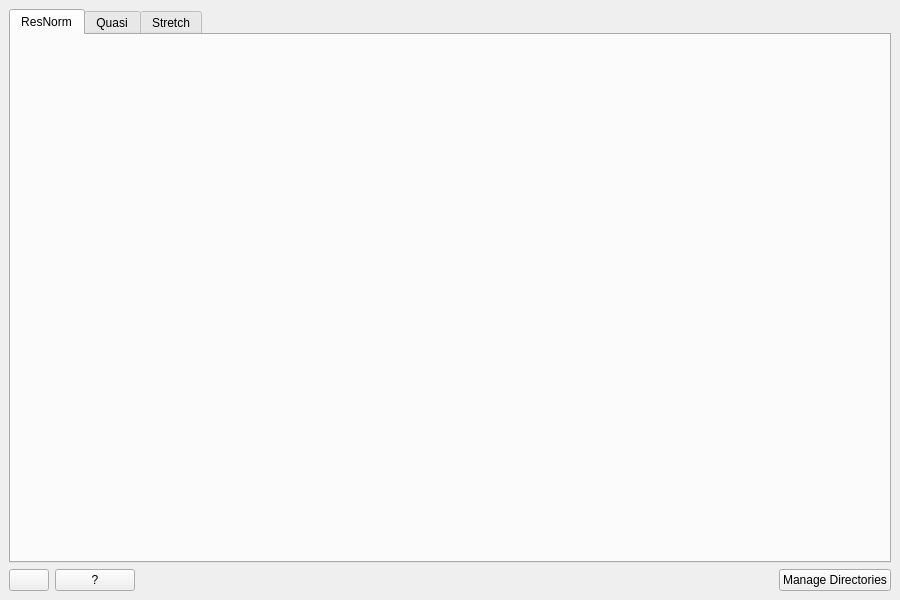
<?xml version="1.0" encoding="UTF-8"?>
<ui version="4.0">
 <class>IndirectBayes</class>
 <widget class="QMainWindow" name="IndirectBayes">
  <property name="geometry">
   <rect>
    <x>0</x>
    <y>0</y>
    <width>900</width>
    <height>600</height>
   </rect>
  </property>
  <property name="windowTitle">
   <string>Indirect Bayes</string>
  </property>
  <widget class="QWidget" name="centralwidget">
   <layout class="QVBoxLayout" name="verticalLayout">
    <item>
     <widget class="QTabWidget" name="indirectBayesTabs">
      <property name="currentIndex">
       <number>0</number>
      </property>
      <widget class="QWidget" name="ResNorm">
       <attribute name="title">
        <string>ResNorm</string>
       </attribute>
      </widget>
      <widget class="QWidget" name="Quasi">
       <attribute name="title">
        <string>Quasi</string>
       </attribute>
      </widget>
      <widget class="QWidget" name="Stretch">
       <attribute name="title">
        <string>Stretch</string>
       </attribute>
      </widget>
     </widget>
    </item>
    <item>
     <layout class="QHBoxLayout" name="layout_bottom">
      <item>
       <widget class="QPushButton" name="pbSettings">
        <property name="maximumSize">
         <size>
          <width>16777215</width>
          <height>16777215</height>
         </size>
        </property>
       </widget>
      </item>
      <item>
       <widget class="QPushButton" name="pbHelp">
        <property name="enabled">
         <bool>true</bool>
        </property>
        <property name="sizePolicy">
         <sizepolicy hsizetype="Minimum" vsizetype="Fixed">
          <horstretch>0</horstretch>
          <verstretch>0</verstretch>
         </sizepolicy>
        </property>
        <property name="maximumSize">
         <size>
          <width>16777215</width>
          <height>16777215</height>
         </size>
        </property>
        <property name="text">
         <string>?</string>
        </property>
       </widget>
      </item>
      <item>
       <spacer name="horizontalSpacer_14">
        <property name="orientation">
         <enum>Qt::Horizontal</enum>
        </property>
        <property name="sizeHint" stdset="0">
         <size>
          <width>40</width>
          <height>20</height>
         </size>
        </property>
       </spacer>
      </item>
      <item>
       <widget class="QPushButton" name="pbManageDirs">
        <property name="text">
         <string>Manage Directories</string>
        </property>
       </widget>
      </item>
     </layout>
    </item>
   </layout>
  </widget>
 </widget>
 <resources>
  <include location="../../../MantidPlot/icons/icons.qrc"/>
 </resources>
 <connections/>
</ui>
